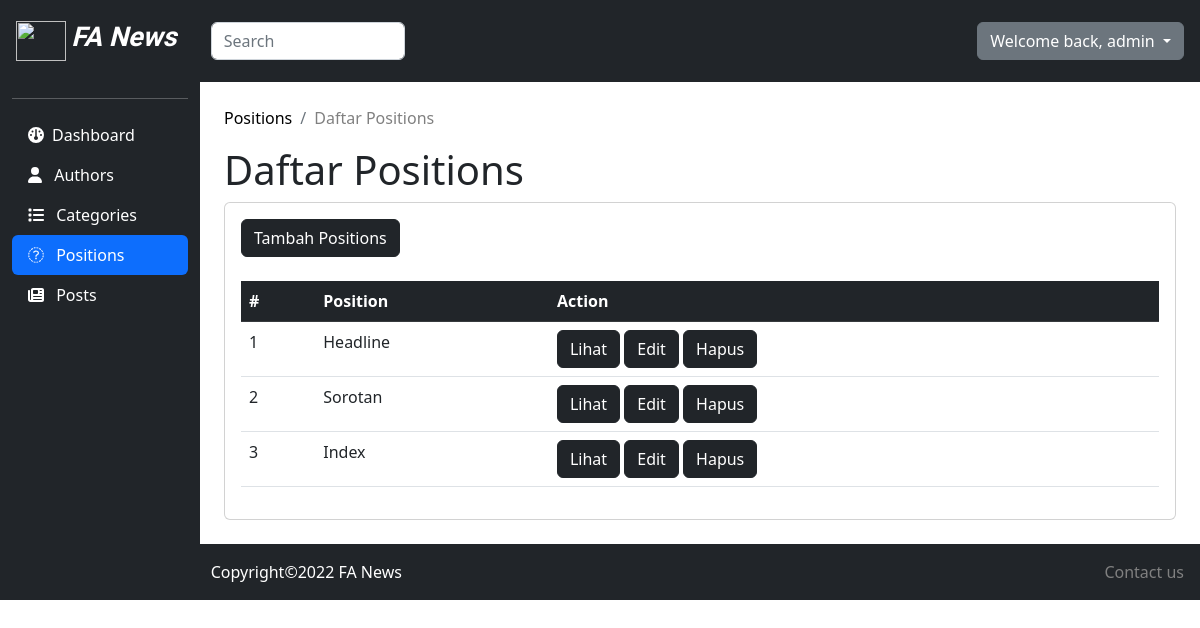
Screenshot of /admin/positions/index.php (signed in) with the database file from the repository.
### tables this page shows
CREATE TABLE `positions` (
  `id` int(11) UNSIGNED NOT NULL,
  `position` varchar(30) DEFAULT NULL
);

### admin/positions/index.php (the view, shortened to what this page needs)
<!DOCTYPE html>
<html>
<head>
	<link href="https://cdn.jsdelivr.net/npm/bootstrap@5.2.3/dist/css/bootstrap.min.css" rel="stylesheet">
	<link rel="stylesheet" href="https://cdnjs.cloudflare.com/ajax/libs/font-awesome/6.1.2/css/all.min.css" />
	<link rel="stylesheet" href="https://cdnjs.cloudflare.com/ajax/libs/chartist/0.11.4/chartist.min.css" />
</head>
<body>
	<?php
		include '../../connect.php';
		$sql = "SELECT * FROM positions";
		$datas = $conn->query($sql);
	?>
	<nav class="navbar navbar-inverse navbar-fixed-top navbar-dark bg-dark p-3 ">
		<div class="d-flex col-12 col-md-3 col-lg-2 mb-lg-0 flex-wrap flex-md-nowrap justify-content-between">
			<a class="navbar-brand" href="#">
				<img src="https://cdn-icons-png.flaticon.com/512/8364/8364546.png" width="50" height="40">
				<span class="h2">
					FA News
				</span>
			</a>
		</div>
		<div class="col-12 col-md-4 col-lg-2">
			<input class="form-control form-control-dark" type="text" placeholder="Search" aria-label="Search">
		</div>
		<div class="col-12 col-md-5 col-lg-8 d-flex align-items-center justify-content-md-end mt-3 mt-md-0">
			<div class="dropdown">
				 <a class="btn btn-secondary dropdown-toggle" href="#" role="button" data-bs-toggle="dropdown" aria-expanded="false">
					Welcome back, <?php echo($_SESSION['username']) ?>
				</a>
			</div>
		</div>
	</nav>
	<div class="container-fluid">
		<div class="row">
			<nav id="sidebar" class="col-md-3 col-lg-2 d-md-block bg-dark sidebar collapse">
            	<hr class="white">
				<div class="position-sticky">
                	<ul class="nav nav-pills flex-column mb-auto">
                		<li>
                			<a href="/web_berita/admin/" class="nav-link text-white">
                				<i class="fa fa-dashboard"></i><span class="ms-2">Dashboard</span>
                			</a>
                		</li>
                		<li>
                			<a href="/web_berita/admin/authors" class="nav-link text-white">
                				<i class="fa-solid fa-user"></i></i><span class="ms-2"> Authors </span>
                			</a>
                		</li>
                		<li>
                			<a href="/web_berita/admin/categories" class="nav-link text-white">
                				<i class="fa-solid fa-list"></i></i><span class="ms-2"> Categories </span>
                			</a>
                		</li>
                		<li>
                			<a href="/web_berita/admin/positions" class="nav-link active">
								<i class="fa-sharp fa-solid fa-grip"></i><span class="ms-2"> Positions </span>
                			</a>
                		</li>
                		<li>
                			<a href="/web_berita/admin/posts" class="nav-link text-white">
                				<i class="fa-solid fa-newspaper"></i><span class="ms-2"> Posts </span>
                			</a>
                		</li>
                	</ul>
				</div>
			</nav>
			<main class="col-md-9 ms-sm-auto col-lg-10 px-md-4 py-4 " >
				<nav aria-label="breadcrumb">
					<ul class="breadcrumb">
						<li class="breadcrumb-item active">
							<a class="link-website" href="#">Positions</a>
						</li>
						<li class="breadcrumb-item ">
							<a class="link-website2"  href="#">Daftar Positions</a>
						</li>
					</ul>
				</nav>
				<h1>Daftar Positions</h1>
				<div class="card">
					<div class="card-body">
						<a href="create.php" class="btn btn-block btn-dark mb-4 ">Tambah Positions</a>
						<div class="table-responsive">
							<table class="table">
								<thead>
									<tr>
										<th class="table-dark" scope="col">#</th>
										<th class="table-dark" scope="col">Position</th>
										<th class="table-dark" scope="col">Action</th>
									</tr>
								</thead>
								<tbody>
									<?php
										foreach ($datas as $key => $data){
											echo '
												<tr>
													<td>'.($key+1).'</td>
													<td>'.$data['position'].'</td>
													<td>
														<a href="show.php?id='.$data['id'].'" class="btn btn-block btn-dark  ">Lihat</a>
														<a href="edit.php?id='.$data['id'].'" class="btn btn-block btn-dark  ">Edit</a>
														<a onclick="return confirm(`Apakah Anda Yakin?`)" href="delete.php?id='.$data['id'].'" class="btn btn-block btn-dark  ">Hapus</a>
													</td>
												</tr>
											';
										}
									?>
								</tbody>
							</table>
						</div>
					</div>
				</div>
			</main>
		</div>
	</div>
	<nav class="navbar navbar-dark bg-dark p-3 white">
		<div class="col-12 col-md-4 col-lg-2">
			Copyright&copy;2022 FA News
		</div>
		<div class="col-12 col-md-5 col-lg-8 d-flex align-items-center justify-content-md-end mt-3 mt-md-0">
				 <a class="link-website2" href="#">
					Contact us
				</a>
			</div>
	</nav>
</body>
</html>

### admin/positions/index.php (style rules this page uses)
.h2 { font-family: 'Kaushan Script'; font-size: 1.7rem; font-weight: bold; color: #fff; font-style: italic }
.nav-link { color: black; }
.white { color: white; }
.active { color: grey; }
.link-website { text-decoration: none; color: black; }
.link-website2 { text-decoration: none; color: grey; }

### rows the page displays
positions: position "Headline"
positions: position "Sorotan"
positions: position "Index"

### other values shown
$_SESSION['username'] "admin"
